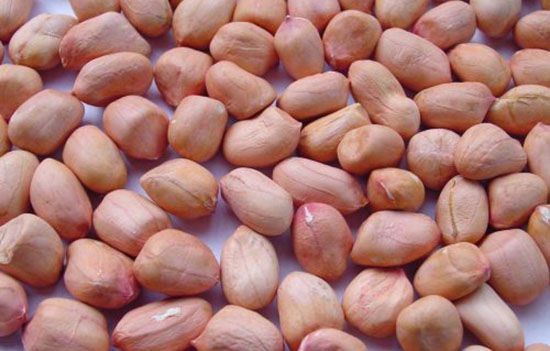
#> input picture dataset/an-dau-phong-2-5627.png, 550 x 351 px
$ python -i counter_core.py   (imports and definitions only)
#> lines starting #> are read from the running program, lines starting #| are printed output that depends on the picture; after the words box and inside, x2 and y2 are one past the last pixel; in counts of white or black regions, pixels touching at a corner belong together
#> further down, picture is the input picture: shape (351, 550, 3); mean B, G, R 114.8, 120.9, 171.4
"""Lõi xử lý: đếm tế bào/hạt bằng Distance Transform + Watershed."""
import csv, os
import cv2
import numpy as np

DEFAULTS = dict(blur=5, method="Otsu", thresh=127, block=35, C=5,
                polarity="Tự động", kernel=3, open_iter=2, bg_iter=3,
                dist_ratio=0.45, min_area=40, max_area=50000)


def _odd(v, lo=1):
    v = max(int(v), lo)
    return v if v % 2 == 1 else v + 1


def _binarize(blur, p):
    pol = p["polarity"]
    # Xác định cực: "Sáng" = đối tượng sáng trên nền tối; "Tối" = ngược lại
    if pol == "Tự động":
        t, b = cv2.threshold(blur, 0, 255, cv2.THRESH_BINARY + cv2.THRESH_OTSU)
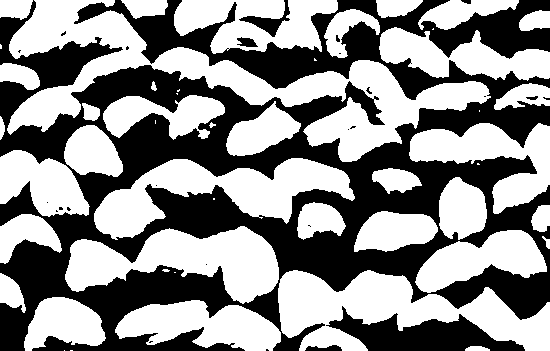
#> b: shape (351, 550); 55.4% white; 26 black regions (18 under 20 px), largest, box (x1, y1, x2, y2) and area: (0, 0, 550, 351) 80804, (326, 306, 525, 351) 4301, (239, 0, 290, 37) 512
#> t = 131
        inv = (b > 0).mean() > 0.5   # nếu "đối tượng" chiếm > 50% -> thực ra là nền
#> inv = True
    else:
        inv = (pol == "Tối")
    mode = cv2.THRESH_BINARY_INV if inv else cv2.THRESH_BINARY
#> mode = 1
    if p["method"] == "Otsu":
        _, b = cv2.threshold(blur, 0, 255, mode + cv2.THRESH_OTSU)
    elif p["method"] == "Adaptive":
        b = cv2.adaptiveThreshold(blur, 255, cv2.ADAPTIVE_THRESH_GAUSSIAN_C, mode,
                                  _odd(p["block"], 3), int(p["C"]))
    else:  # Global
        _, b = cv2.threshold(blur, int(p["thresh"]), 255, mode)
    return b


def segment(bgr, params=None):
    p = dict(DEFAULTS)
    if params:
        p.update(params)
    gray = cv2.cvtColor(bgr, cv2.COLOR_BGR2GRAY)
    k = _odd(p["blur"])
    blur = cv2.GaussianBlur(gray, (k, k), 0) if k > 1 else gray
    binary = _binarize(blur, p)

    ker = cv2.getStructuringElement(cv2.MORPH_ELLIPSE, (_odd(p["kernel"], 1),) * 2)
    opening = cv2.morphologyEx(binary, cv2.MORPH_OPEN, ker, iterations=int(p["open_iter"]))
#> opening: shape (351, 550); 44% white; 18 white regions (1 under 20 px), largest, box (x1, y1, x2, y2) and area: (0, 0, 550, 351) 67899, (329, 312, 525, 351) 4254, (0, 17, 116, 127) 3952
    sure_bg = cv2.dilate(opening, ker, iterations=int(p["bg_iter"]))
#> sure_bg: shape (351, 550); 56.8% white; 31 black regions (2 under 20 px), largest, box (x1, y1, x2, y2) and area: (118, 229, 550, 351) 22974, (97, 161, 352, 237) 7309, (8, 0, 147, 132) 6430

    dist = cv2.distanceTransform(opening, cv2.DIST_L2, 5)
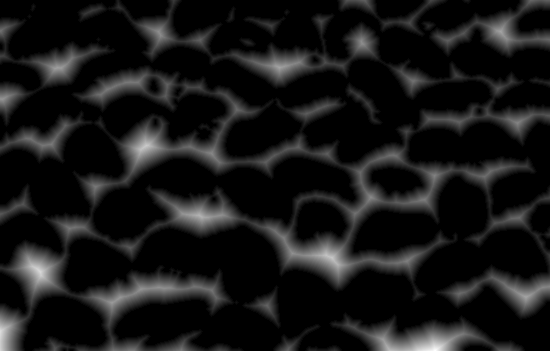
#> dist: shape (351, 550) float32; min 0, max 30, mean 2.7; drawn with min black and max white
    dmax = dist.max() if dist.max() > 0 else 1.0
#> dmax = 30
    sure_fg = (dist > p["dist_ratio"] * dmax).astype(np.uint8) * 255
#> sure_fg: shape (351, 550); 3.1% white; 35 white regions (17 under 20 px), largest, box (x1, y1, x2, y2) and area: (376, 333, 464, 351) 1009, (281, 236, 350, 276) 826, (20, 254, 54, 289) 731
    unknown = cv2.subtract(sure_bg, sure_fg)

    n_fg, markers = cv2.connectedComponents(sure_fg)
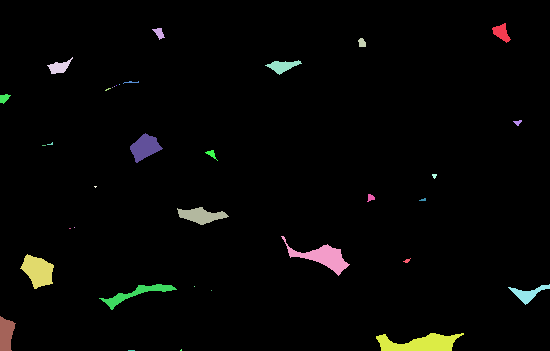
#> markers: shape (351, 550) int32; 36 distinct labels, from 0 to 35; one colour per label, 0 black
#> n_fg = 36
    markers = markers + 1
#> markers: shape (351, 550) int32; 36 distinct labels, from 1 to 36
    markers[unknown == 255] = 0
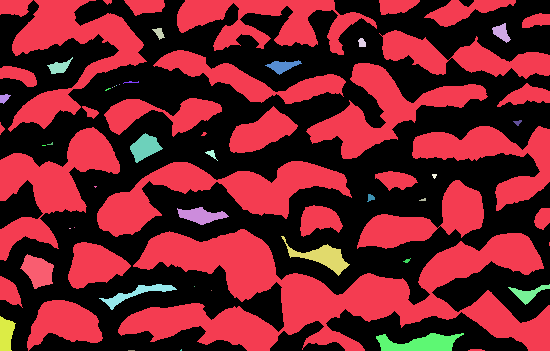
#> markers: shape (351, 550) int32; 37 distinct labels, from 0 to 36; one colour per label, 0 black
    ws = cv2.watershed(bgr.copy(), markers.astype(np.int32))
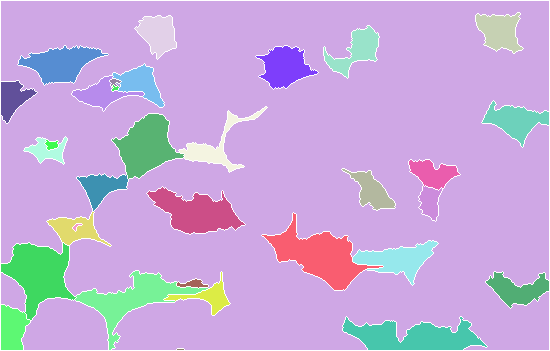
#> ws: shape (351, 550) int32; 36 distinct labels, from -1 to 35; one colour per label, 0 black, -1 white

    # Thống kê từng vùng (nhãn >= 2), lọc theo diện tích
    h, w = ws.shape
#> h = 351; w = 550
    flat = ws.ravel()
    valid = flat >= 2
    cnt = np.bincount(flat[valid], minlength=n_fg + 2)
#> cnt = 38 values, max 3282 at index 26, min 0 at index 0, mean 987.2
    yy, xx = np.indices((h, w))
    sx = np.bincount(flat[valid], weights=xx.ravel()[valid], minlength=n_fg + 2)
#> sx = 38 values, max 1169902 at index 34, min 0 at index 0, mean 233402.3
    sy = np.bincount(flat[valid], weights=yy.ravel()[valid], minlength=n_fg + 2)
#> sy = 38 values, max 952104 at index 34, min 0 at index 0, mean 193076
    stats, keep = [], []
    for lab in range(2, n_fg + 1):
        a = int(cnt[lab])
        if p["min_area"] <= a <= p["max_area"]:
            keep.append(lab)
            stats.append(dict(id=len(keep), area=a, cx=round(sx[lab] / a, 1),
                              cy=round(sy[lab] / a, 1),
                              diameter=round(2 * np.sqrt(a / np.pi), 1)))
#> this loop made 35 passes
#> a on passes 1 to 12: 1197, 1070, 1120, 1812, 1499, 978, 41, 8, 1, 22, 881, 796
#> after the loop, keep = 29 values from 2 to 34; stats = 29 items

    result = bgr.copy()
    keep_mask = np.isin(ws, keep)
#> keep_mask: shape (351, 550) bool; 19.4% white; 17 white regions, largest, box (x1, y1, x2, y2) and area: (1, 212, 230, 350) 8239, (262, 213, 438, 290) 4863, (77, 107, 267, 211) 4325
    result[(ws == -1) & keep_mask.__or__(cv2.dilate(keep_mask.astype(np.uint8), None).astype(bool))] = (0, 0, 255)
#> result: shape (351, 550, 3); 2.57% of pixels changed, all inside (x1, y1, x2, y2) = (0, 12, 550, 351)
    for s in stats:
        cv2.putText(result, str(s["id"]), (int(s["cx"]) - 6, int(s["cy"]) + 4),
                    cv2.FONT_HERSHEY_SIMPLEX, 0.4, (0, 255, 0), 1, cv2.LINE_AA)
#> this loop made 29 passes
#> result: shape (351, 550, 3); mean B, G, R 112.3, 119.9, 173.4
    cv2.putText(result, f"Count: {len(stats)}", (10, 25),
                cv2.FONT_HERSHEY_SIMPLEX, 0.8, (0, 255, 255), 2, cv2.LINE_AA)
#> result: shape (351, 550, 3); mean B, G, R 111.5, 120.4, 173.8

    dist_vis = cv2.applyColorMap(cv2.normalize(dist, None, 0, 255, cv2.NORM_MINMAX).astype(np.uint8),
                                 cv2.COLORMAP_JET)
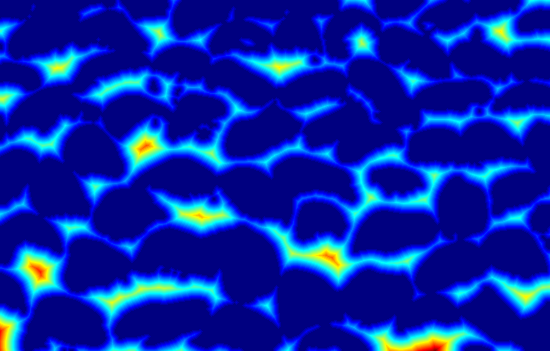
#> dist_vis: shape (351, 550, 3); mean B, G, R 168.4, 36.3, 6
    mk = np.zeros((h, w, 3), np.uint8)
#> mk: shape (351, 550, 3); every value is 0
    rng = np.random.RandomState(1)
    colors = rng.randint(60, 255, (n_fg + 2, 3))
#> colors = 38 rows, first 8: [97, 200, 132], [197, 193, 139], [252, 204, 189], [131, 194, 85], [238, 80, 161], [206, 199, 216], [217, 202, 110], [128, 156, 146]
    m = ws.copy()
    mk[m >= 2] = colors[m[m >= 2] % (n_fg + 2)]
    mk[ws == -1] = (255, 255, 255)
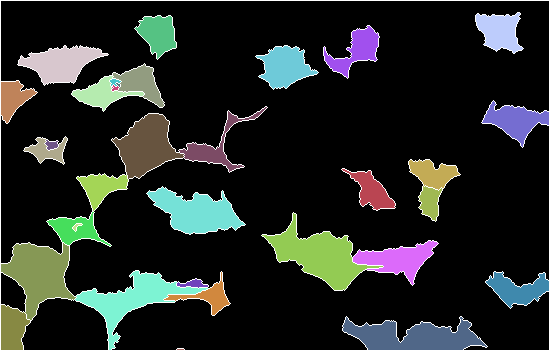
#> mk: shape (351, 550, 3); mean of channels 0, 1, 2 36.9, 40, 35.6; drawn as B, G, R
    fg_vis = cv2.cvtColor(sure_fg, cv2.COLOR_GRAY2BGR)

    return dict(count=len(stats), stats=stats, result=result,
                views={"Kết quả đếm": result,
                       "Ảnh xám (làm mờ)": cv2.cvtColor(blur, cv2.COLOR_GRAY2BGR),
                       "Nhị phân": cv2.cvtColor(binary, cv2.COLOR_GRAY2BGR),
                       "Sau Morphology (Open)": cv2.cvtColor(opening, cv2.COLOR_GRAY2BGR),
                       "Distance Transform": dist_vis,
                       "Sure foreground (markers)": fg_vis,
                       "Vùng Watershed": mk})


def save_stats_csv(stats, path):
    with open(path, "w", newline="", encoding="utf-8") as f:
        wr = csv.DictWriter(f, fieldnames=["id", "area", "cx", "cy", "diameter"])
        wr.writeheader()
        wr.writerows(stats)


def evaluate_folder(folder, gt_csv, params=None):
    """gt_csv: file,count. Trả về danh sách kết quả + MAE, MAPE, độ chính xác trung bình."""
    gt = {}
    with open(gt_csv, encoding="utf-8") as f:
        for r in csv.DictReader(f):
            gt[r["file"]] = int(r["count"])
    rows = []
    for name, true in gt.items():
        img = cv2.imread(os.path.join(folder, name))
        if img is None:
            continue
        auto = segment(img, params)["count"]
        err = auto - true
        rows.append(dict(file=name, truth=true, auto=auto, error=err,
                         abs_pct=round(abs(err) / max(true, 1) * 100, 2)))
    if not rows:
        return rows, {}
    mae = float(np.mean([abs(r["error"]) for r in rows]))
    mape = float(np.mean([r["abs_pct"] for r in rows]))
    return rows, dict(MAE=round(mae, 2), MAPE=round(mape, 2), Accuracy=round(100 - mape, 2))

>>> import cv2
>>> picture = cv2.imread('dataset/an-dau-phong-2-5627.png')
>>> result = segment(picture)
#> result = 4 items

$ run again, on dataset/cell_03_stain.png
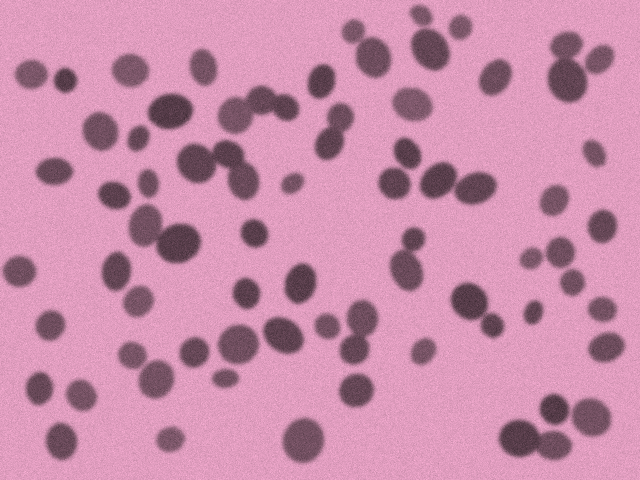
#> input picture dataset/cell_03_stain.png, 640 x 480 px
#> picture is the input picture: shape (480, 640, 3); mean B, G, R 171, 140.8, 201.3
#> in _binarize, `t, b = cv2.threshold(blur, 0, 255, cv2.THRESH_BINARY + cv2.THRESH_OTSU)`:
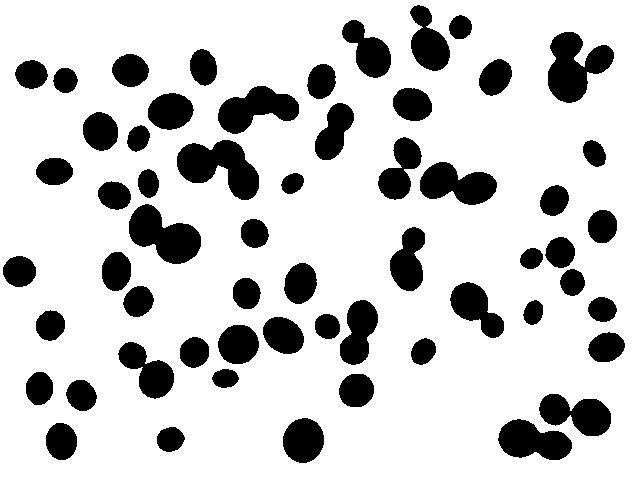
#> b: shape (480, 640); 80.2% white; 58 black regions, largest, box (x1, y1, x2, y2) and area: (177, 140, 259, 200) 2889, (548, 32, 614, 103) 2741, (129, 204, 201, 264) 2560
#> t = 137
#> inv = True
#> mode = 1
#> opening: shape (480, 640); 19.7% white; 58 white regions, largest, box (x1, y1, x2, y2) and area: (177, 140, 259, 200) 2889, (548, 32, 614, 103) 2740, (129, 204, 201, 264) 2560
#> sure_bg: shape (480, 640); 26.2% white; 51 white regions, largest, box (x1, y1, x2, y2) and area: (495, 391, 614, 463) 5088, (126, 166, 204, 267) 3865, (209, 314, 307, 391) 3714
#> dmax = 20.38
#> sure_fg: shape (480, 640); 4.2% white; 71 white regions (6 under 20 px), largest, box (x1, y1, x2, y2) and area: (138, 213, 192, 255) 850, (507, 428, 563, 451) 601, (227, 95, 290, 125) 558
#> unknown: shape (480, 640); 22% white; 51 white regions, largest, box (x1, y1, x2, y2) and area: (495, 391, 614, 463) 4011, (209, 314, 307, 391) 2999, (126, 166, 204, 267) 2994
#> n_fg = 72
#> ws: shape (480, 640) int32; 73 distinct labels, from -1 to 72
#> cnt = 74 values, max 2348 at index 35, min 0 at index 0, mean 746.1
#> sx = 74 values, max 994224 at index 70, min 0 at index 0, mean 237735.2
#> sy = 74 values, max 822412 at index 70, min 0 at index 0, mean 173502.9
#> the loop in segment, `for lab in range(2, n_fg + 1):` made 71 passes
#> a on passes 1 to 8: 329, 413, 385, 1184, 558, 1036, 583, 709
#> after the loop in segment, `for lab in range(2, n_fg + 1):`: keep = 71 values from 2 to 72; stats = 71 items
#> keep_mask: shape (480, 640) bool; 18% white; 62 white regions, largest, box (x1, y1, x2, y2) and area: (177, 140, 259, 200) 2595, (548, 32, 615, 103) 2442, (129, 204, 200, 263) 2348
#> the loop in segment, `for s in stats:` made 71 passes
#> colors = 74 rows, first 8: [97, 200, 132], [197, 193, 139], [252, 204, 189], [131, 194, 85], [238, 80, 161], [206, 199, 216], [217, 202, 110], [128, 156, 146]
#> in segment, `mk[ws == -1] = (255, 255, 255)`:
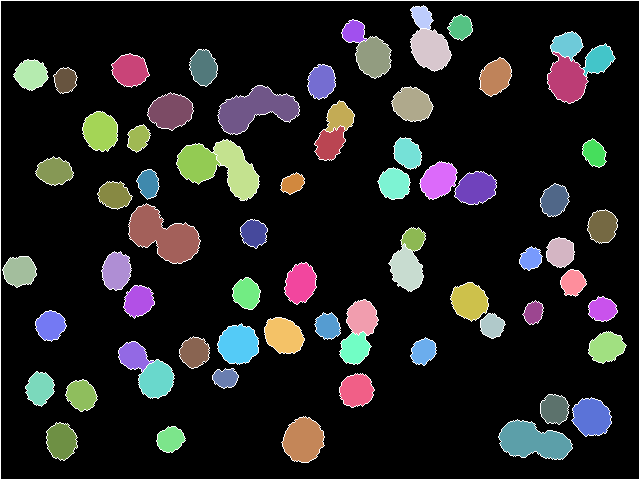
#> mk: shape (480, 640, 3); mean of channels 0, 1, 2 34.3, 34.4, 34.6; drawn as B, G, R
#> `result = segment(picture)`: result = 4 items
